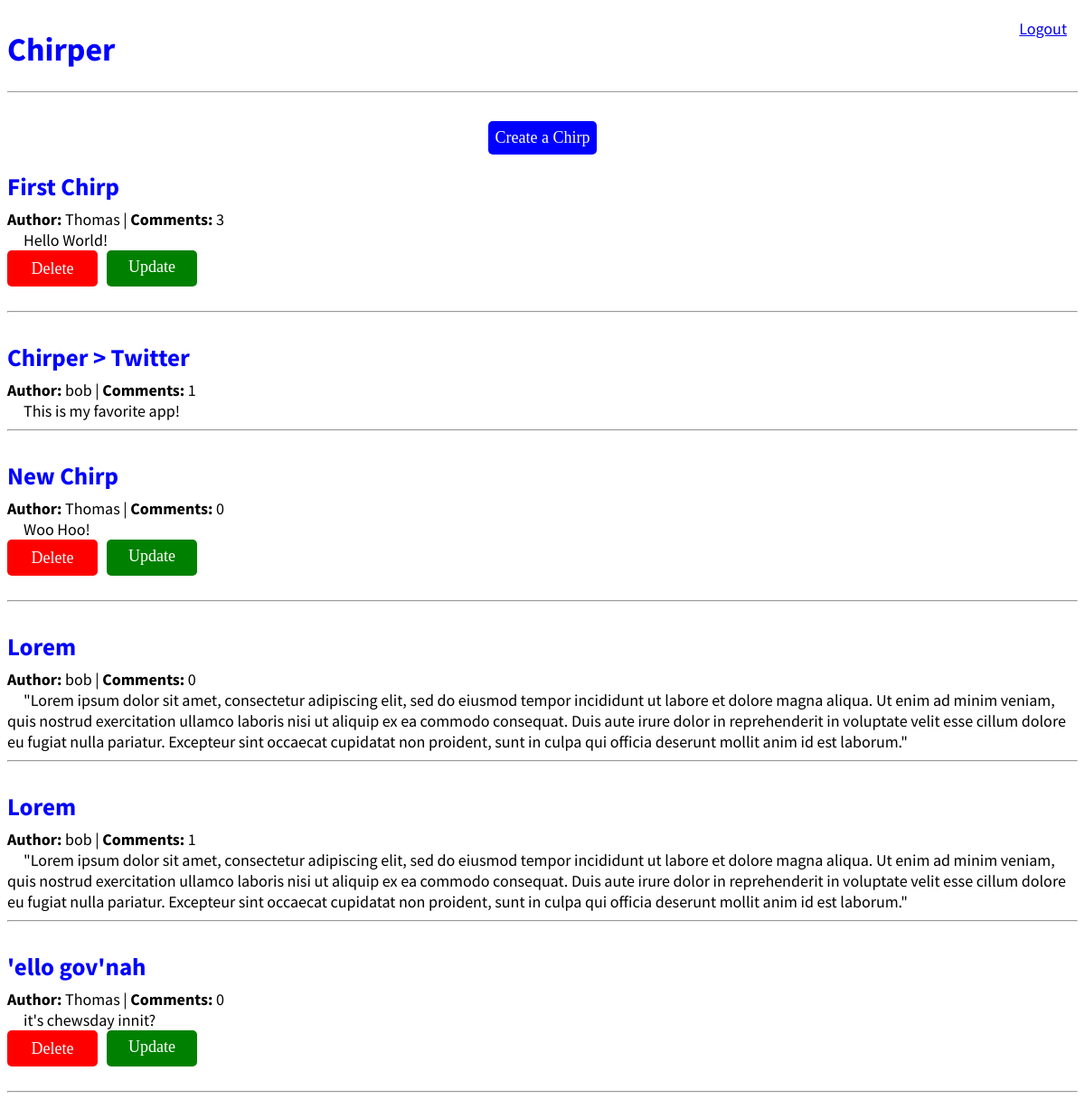
The page /dashboard/ (signed in) on the database its author committed.
### chirper/models.py (models this page shows, shortened)
class Chirp(models.Model):
    title = models.CharField(max_length=50)
    chirper = models.ForeignKey( "auth.User", on_delete=models.CASCADE,)
    body = models.TextField()

### chirper/views.py (the view)
# urls.py: path("dashboard/", ChirpListView.as_view(), name="dashboard"),
class ChirpListView(ListView):
    model = Chirp
    template_name = "dashboard.html"

### templates/dashboard.html (shortened to what this page needs)
{% extends "base.html" %}
{% block content %}
<div style="text-align: center;">
    <form method="get" action="{% url 'create_chirp' %}">
        <button class="create-chirp-button" type="submit">Create a Chirp</button>
    </form>
</div>
{% for chirp in chirp_list %}
    <div class="chirp-entry">
        <h2><a href="{% url 'chirp_detail' chirp.pk %}">{{ chirp.title }}</a></h2>
        <p><b>Author:</b> {{ chirp.chirper }} | <b>Comments:</b> {{ chirp.comment_set.count }}</p>
        <p>&emsp;{{ chirp.body }}</p>
        {% if user.is_authenticated and chirp.chirper == user %}
        <div class="button-container">
            <form method="post" action="{% url 'delete_chirp' chirp.pk %}">
                <button class="delete-chirp-button" type="submit">Delete</button>
            </form>
            <a href="{% url 'update_chirp' chirp.pk %}" class="update-chirp-button" type="button">Update</a>
        </div>
        {% endif %}
        <hr>
    </div>
{% endfor %}
{% endblock content %}

### static/css/base.css (style rules this page uses)
body { font-family: 'Source Sans Pro', sans-serif; font-size: 18px; }
.chirp-entry { margin-bottom: 2rem; }
.chirp-entry h2 { margin: 0.5rem 0; }
.chirp-entry h2 a, .chirp-entry h2 a:visited { color: blue; text-decoration: none; }
.chirp-entry p { margin: 0; font-weight: 400; }
.create-chirp-button { background-color: blue; color: white; padding: 8px; border: none; cursor: pointer; text-decoration: none; border-radius: 5px; font-family: cursive; font-size: 18px; }
.delete-chirp-button { background-color: red; color: white; padding: 8px; border: none; cursor: pointer; text-decoration: none; border-radius: 5px; font-family: cursive; font-size: 18px; width: 100px; height: 40px; }
.button-container { display: flex; }
.update-chirp-button { background-color: green; color: white; padding: 8px; border: none; cursor: pointer; text-decoration: none; border-radius: 5px; margin-left: 10px; font-family: cursive; width: 84px; height: 24px; text-align: center; }

### rows shown on the page
Chirp: title "First Chirp", chirper "Thomas", comment_set.count "3", body "Hello World!", shows "Delete"
Chirp: title "Chirper > Twitter", chirper "bob", comment_set.count "1", body "This is my favorite app!"
Chirp: title "New Chirp", chirper "Thomas", comment_set.count "0", body "Woo Hoo!", shows "Delete"
Chirp: title "Lorem", chirper "bob", comment_set.count "0", body "\"Lorem ipsum dolor sit amet, consectetur adipiscing elit, sed do eiusmod tempor incididunt ut labore et dolore magna aliqua. Ut enim ad minim veniam, quis nostrud exercitation ullamco laboris nisi ut aliquip ex ea commodo consequat. Duis aute irure dolor in reprehenderit in voluptate velit esse cillum dolore eu fugiat nulla pariatur. Excepteur sint occaecat cupidatat non proident, sunt in culpa qui officia deserunt mollit anim id est laborum.\""
Chirp: title "Lorem", chirper "bob", comment_set.count "1", body "\"Lorem ipsum dolor sit amet, consectetur adipiscing elit, sed do eiusmod tempor incididunt ut labore et dolore magna aliqua. Ut enim ad minim veniam, quis nostrud exercitation ullamco laboris nisi ut aliquip ex ea commodo consequat. Duis aute irure dolor in reprehenderit in voluptate velit esse cillum dolore eu fugiat nulla pariatur. Excepteur sint occaecat cupidatat non proident, sunt in culpa qui officia deserunt mollit anim id est laborum.\""
Chirp: title "'ello gov'nah", chirper "Thomas", comment_set.count "0", body "it's chewsday innit?", shows "Delete"
